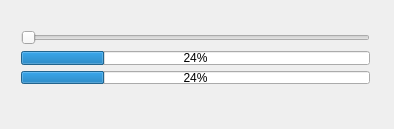
<?xml version="1.0" encoding="UTF-8"?>
<ui version="4.0">
 <class>MainWindow</class>
 <widget class="QMainWindow" name="MainWindow">
  <property name="geometry">
   <rect>
    <x>0</x>
    <y>0</y>
    <width>394</width>
    <height>129</height>
   </rect>
  </property>
  <property name="windowTitle">
   <string>MainWindow</string>
  </property>
  <widget class="QWidget" name="centralWidget">
   <widget class="QWidget" name="">
    <property name="geometry">
     <rect>
      <x>10</x>
      <y>20</y>
      <width>371</width>
      <height>75</height>
     </rect>
    </property>
    <layout class="QVBoxLayout" name="verticalLayout">
     <item>
      <widget class="QSlider" name="horizontalSlider">
       <property name="orientation">
        <enum>Qt::Horizontal</enum>
       </property>
      </widget>
     </item>
     <item>
      <widget class="QProgressBar" name="progressBar">
       <property name="value">
        <number>24</number>
       </property>
      </widget>
     </item>
     <item>
      <widget class="QProgressBar" name="progressBar_2">
       <property name="value">
        <number>24</number>
       </property>
      </widget>
     </item>
    </layout>
   </widget>
  </widget>
  <widget class="QMenuBar" name="menuBar">
   <property name="geometry">
    <rect>
     <x>0</x>
     <y>0</y>
     <width>394</width>
     <height>20</height>
    </rect>
   </property>
  </widget>
 </widget>
 <layoutdefault spacing="6" margin="11"/>
 <resources/>
 <connections/>
</ui>
